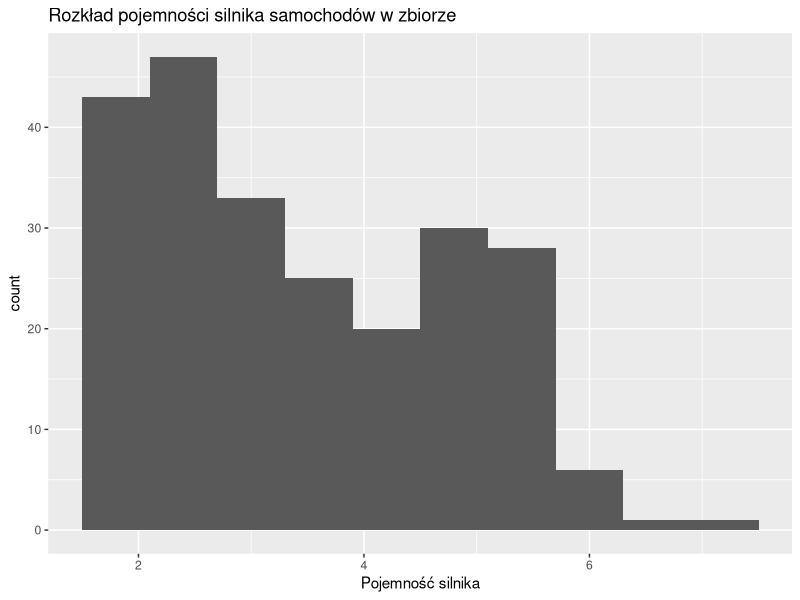

R code for this plot:
## ---- chunk 1
library(tidyverse)
ggplot(data = mpg) +
  geom_histogram (mapping = aes(displ), bins = 10) +
  labs(title = "Rozkład pojemności silnika samochodów w zbiorze", x = "Pojemność silnika") 
## ---- chunk 2
library(tidyverse)
group_by (mpg, class)
## ---- chunk 3
library(tidyverse)
select(mpg, cty) %>% 
  arrange(desc(cty))
